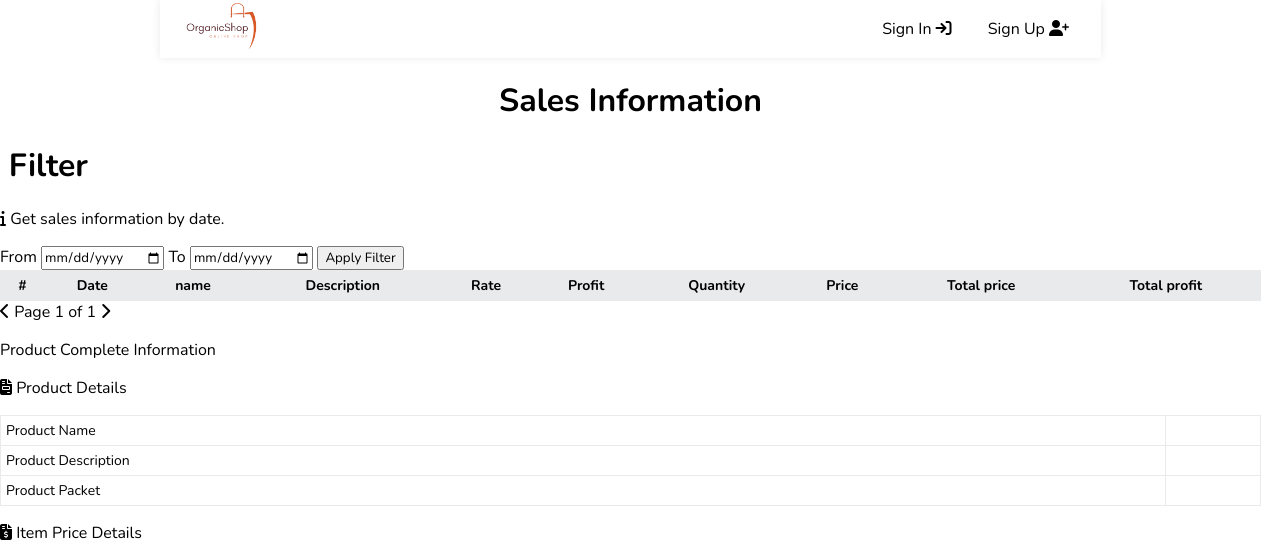
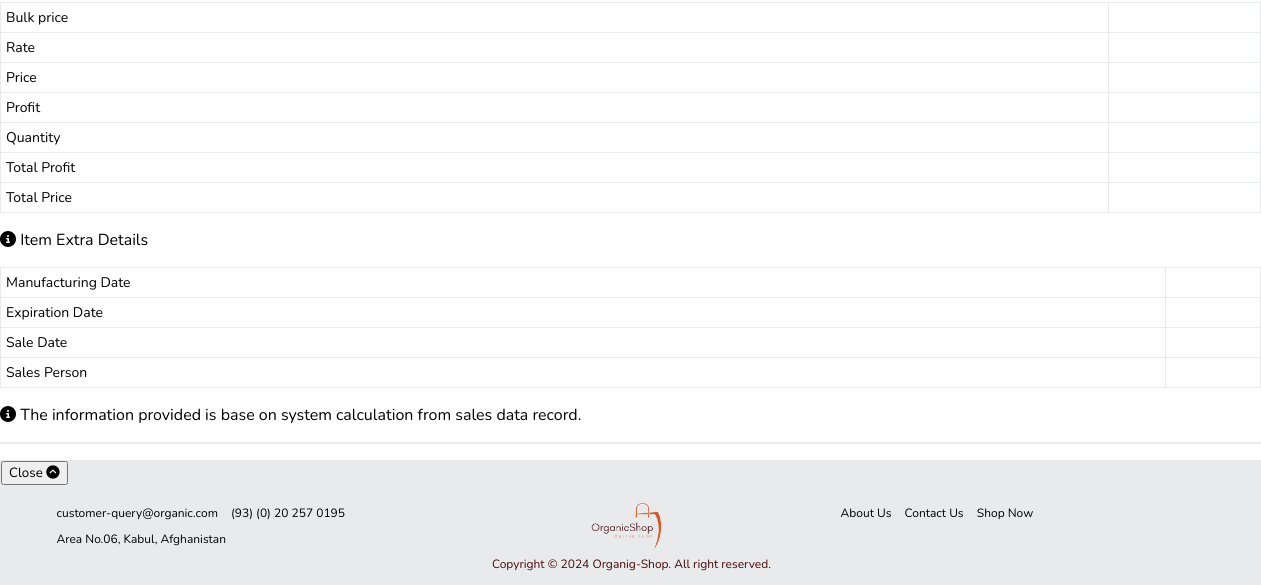
Before: /store/sale_info/ with the older database file (2 pictures, top to bottom).
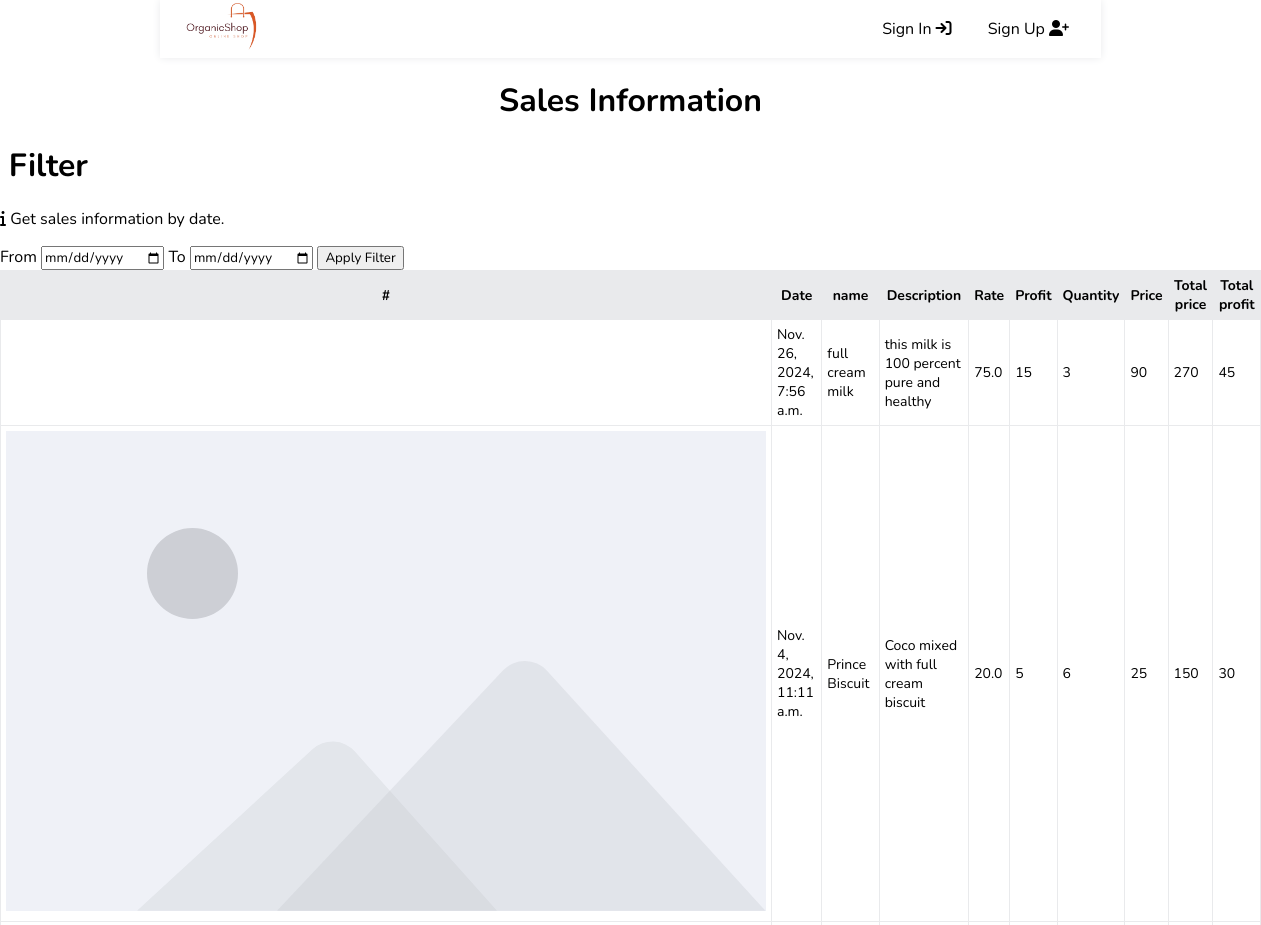
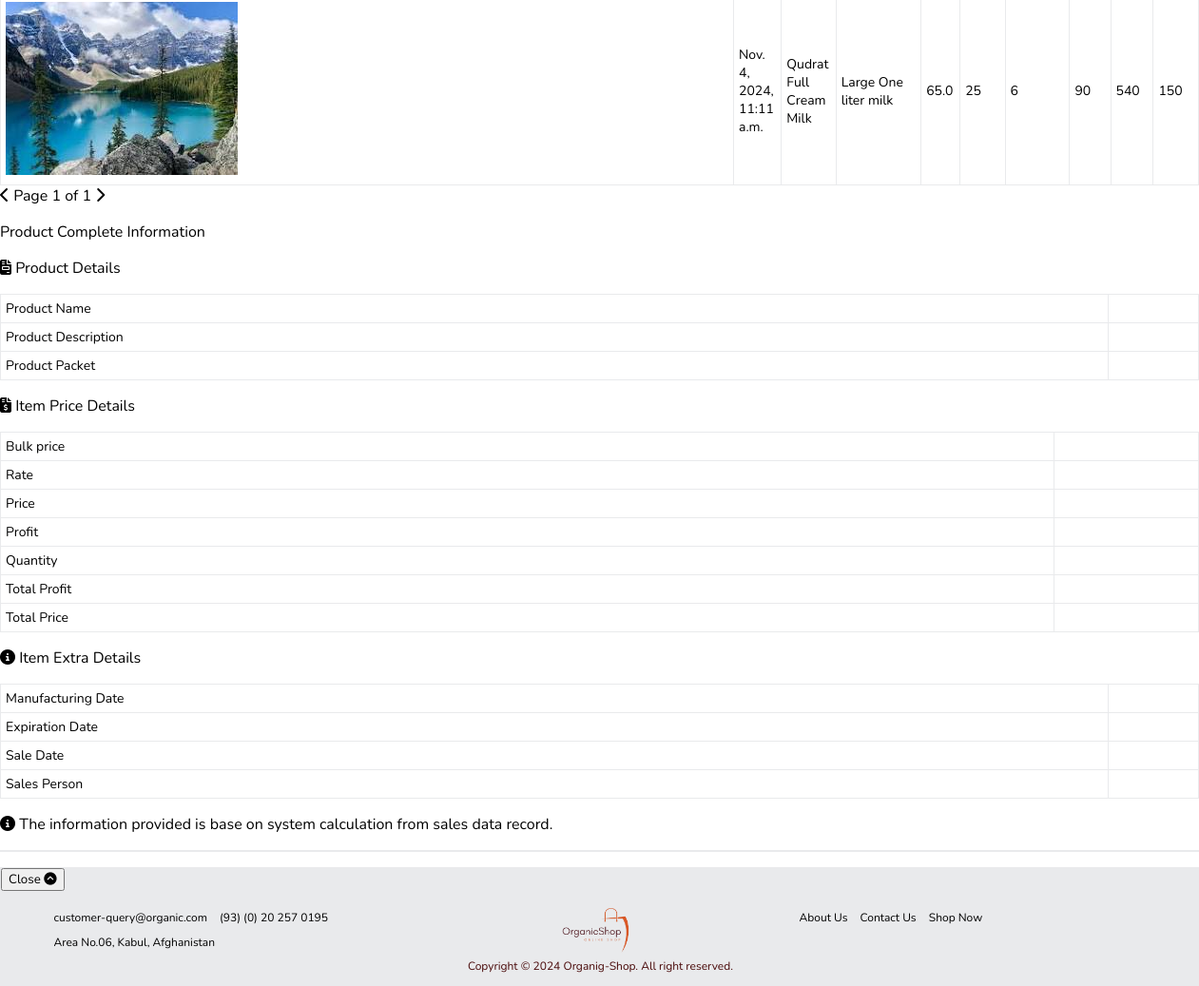
After: the same page with the newer database file (2 pictures, top to bottom).
### store/models.py (models this page shows, shortened)
class Sale(models.Model):
    product = models.ForeignKey(Product, on_delete=models.CASCADE)
    quantity = models.IntegerField()
    total_price = models.IntegerField()
    total_profit = models.IntegerField()
    date_created = models.DateTimeField(auto_now=True)

class Product(models.Model):
    NUMBER_CHOICES = [(i, str(i)) for i in range(1,201)]
    category = models.ForeignKey(Category, on_delete=models.CASCADE)
    user = models.ForeignKey(CustomUser, null=True, on_delete=models.SET_NULL)
    name = models.CharField(max_length=100)
    description = models.CharField(max_length=200)
    price = models.IntegerField(default=0)
    bulk_price = models.IntegerField(default=0)
    packet_contain = models.PositiveBigIntegerField(choices=NUMBER_CHOICES)
    rate = models.FloatField(null=True, default=0)
    mfd = models.DateField(null=True, blank=True)
    expd = models.DateField(null=True, blank=True)
    profit = models.IntegerField(null=True,default=0)
    stock = models.IntegerField(null=True,default=0)
    num_packet = models.IntegerField(default=1)
    image = models.ImageField(default='default.svg', upload_to='item_images')

### store/views.py (the view, shortened to what this page needs)
# urls.py: path('sale_info/', views.sale_info, name='sale_info'),
def sale_info(request):
    product = Sale.objects.select_related('product').order_by('-date_created')
    p = Paginator(product, 6)
    page_number = request.GET.get('page')
    try:
        page_obj = p.get_page(page_number)
    except PageNotAnInteger:
        page_obj = p.page(1)
    except EmptyPage:
        page_obj = p.page(p.num_pages)
    context = {'page_obj':page_obj}
    return render(request, 'includes/sale_info.html', context)

### store/templates/includes/sale_info.html (shortened to what this page needs)
{% extends 'main/base.html' %}
{% load static %}
{% block content %}
<div class="p-10 m-5 relative">
    <div class="heading">
        <h1 class="text-2xl text-center subpixel-antialiased">Sales Information</h1>
    </div>
    <div class="grid lg:grid-cols-5 sm:gird-cols-1 subpixel-antialiased">
        <div class="col-span-3">
            <form action="{% url 'store:sale_info' %}" method="POST"
                class="">
                <span class="">
                    <h1 class="">&nbsp;Filter</h1>
                    <p class=""><i
                            class="fa-solid fa-info bg-gray-200 py-1 px-2 rounded-full"></i>&nbsp;Get sales information
                        by date.</p>
                    <label for="from" class="lg:p-2 sm:pt-2 lg:inline-block sm:block">From</label>
                    <input type="date" id="from" name="from"
                        class="border p-2 border-teal-500 w-52 mx-4 rounded-md focus:outline-none focus:border-sky-700">
                    <label for="to" class="lg:p-2 sm:pt-2 sm:block lg:inline-block">To</label>
                    <input type="date" id="to" name="to"
                        class="border p-2 border-teal-500 w-52 mx-4 rounded-md focus:outline-none focus:border-sky-700">
                    <button type="submit" class="bg-teal-500 text-white px-3 py-1 rounded hover:bg-teal-600 ">Apply
                        Filter</button>
                </span>
            </form>
        </div>
    </div>
    <div class="sale-content">
        <table class="table-auto w-full subpixel-antialiased">
            <thead class="bg-teal-500 text-white">
                <th class="px-2 py-3">#</th>
                <th class="px-2 py-3">Date</th>
                <th class="px-2 py-3">name</th>
                <th class="px-2 py-3">Description</th>
                <th class="px-2 py-3">Rate</th>
                <th class="px-2 py-3">Profit</th>
                <th class="px-2 py-3">Quantity</th>
                <th class="px-2 py-3">Price</th>
                <th class="px-2 py-3">Total price</th>
                <th class="px-2 py-3">Total profit</th>
            </thead>
            <tbody class="" id="tbodyClickHandler">
                {% for item in page_obj.object_list %}
                <tr class="row-click border cursor-pointer hover:bg-gray-100" data-item-id="{{item.id}}">
                    <td class="p-2 text-center ">
                        <img src="{{item.product.image.url}}" class="rounded-full w-8 h-8" alt="">
                    </td>
                    <td class="p-2 text-center">{{item.date_created}}</td>
                    <td class="p-2 text-center">{{item.product.name}}</td>
                    <td class="p-2 text-center w-40">{{item.product.description}}</td>
                    <td class="p-2 text-center">{{item.product.rate}}</td>
                    <td class="p-2 text-center">{{item.product.profit}}</td>
                    <td class="p-2 text-center">{{item.quantity}}</td>
                    <td class="p-2 text-center">{{item.product.price}}</td>
                    <td class="p-2 text-center">{{item.total_price}}</td>
                    <td class="p-2 text-center">{{item.total_profit}}</td>
                </tr>
                {% endfor %}
            </tbody>
        </table>
        <div class="flex justify-center my-5 py-3">
            {% if page_obj.has_previous %}
            <a href="?page={{page_obj.previous_page_number}}" class="relative tooltip">
                <i
                    class="fa-solid fa-chevron-left rounded-full hover:text-white text-white px-2 py-1 bg-teal-500 hover:bg-teal-600 hover:shadow-md"></i>
                <small
                    class="tooltip-text absolute top-0 right-10 rounded bg-teal-500 text-white px-3 shadow-lg">Previous</small>
            </a>
            {% else %}
            <i class="fa-solid fa-chevron-left rounded-full text-black px-2 py-1 bg-gray-300"></i>
            {% endif %}
            <span class="font-bold mx-10">Page
                <span class="bg-slate-300 text-dark rounded-full px-2 py-1">{{page_obj.number}}</span> of
                <span class="bg-slate-300 text-dark rounded-full px-2 py-1">{{page_obj.paginator.num_pages}}</span>
            </span>
            {% if page_obj.has_next %}
            <a href="?page={{page_obj.next_page_number}}" class="tooltip relative">
                <i
                    class="fa-solid fa-chevron-right rounded-full hover:text-white text-white px-2 py-1 bg-teal-500 hover:bg-teal-600 shadow-md hover:shadow-lg"></i>
                <small
                    class="tooltip-text absolute top-0 left-10 rounded bg-teal-500 text-white px-3 shadow-lg">Next</small>
            </a>
            {% else %}
            <i class="fa-solid fa-chevron-right rounded-full text-black px-2 py-1 bg-gray-300"></i>
            {% endif %}
        </div>
    </div>
    <div class="m-10 absolute top-0 right-32 left-32 shadow-2xl rounded border z-40 hidden opacity-0 disableBlur bg-slate-800 text-white"
        id="detailsContainer" aria-hidden="true" aria-disabled="true" tabindex="-1">
        <div class="text-3xl subpixel-antialiased text-center mt-5 p-10">
            <p>Product Complete Information</p>
        </div>
        <div class="grid lg:grid-cols-3 sm:grid-cols-1 mt-3 gap-3 mb-2 px-10">
            <div class="">
                <p class="text-lg text-white pl-3 py-1 bg-teal-400"><i
                        class="fa-solid fa-file-invoice"></i>&nbsp;Product Details</p>
                <table class="table-fixed w-full mx-5">
                    <tr class="">
                        <td class="mr-2 ">Product Name</td>
                        <td id="name" class="text-cyan-500 font-light"></td>
                    </tr>
                    <tr class="">
                        <td class="mr-2 ">Product Description</td>
                        <td id="description" class="text-cyan-500 font-light"></td>
                    </tr>
                    <tr class="">
                        <td class="mr-2 ">Product Packet</td>
                        <td id="packet" class="text-cyan-500 font-light"></td>
                    </tr>
                </table>
            </div>
            <div class="">
                <p class="text-lg text-white pl-3 py-1 bg-teal-400"><i
                        class="fa-solid fa-file-invoice-dollar"></i>&nbsp;Item Price Details</p>
                <table class="table-fixed w-full mx-5">
                    <tr class="">
                        <td class="mr-2 ">Bulk price</td>
                        <td id="Bulk" class="text-cyan-500 font-light"></td>
                    </tr>
                    <tr class="">
                        <td class="mr-2 ">Rate</td>
                        <td id="rate" class="text-cyan-500 font-light"></td>
                    </tr>
                    <tr class="">
                        <td class="mr-2 ">Price</td>
                        <td id="price" class="text-cyan-500 font-light"></td>
                    </tr>
                    <tr class="">
                        <td class="mr-2 ">Profit</td>
                        <td id="profit" class="text-cyan-500 font-light"></td>
                    </tr>
                    <tr class="">
                        <td class="mr-2 ">Quantity</td>
                        <td id="quantity" class="text-cyan-500 font-light"></td>
                    </tr>
                    <tr class="">
                        <td class="mr-2 ">Total Profit</td>
                        <td id="totalProfit" class="text-cyan-500 font-light"></td>
                    </tr>
                    <tr class="">
                        <td class="mr-2 ">Total Price</td>
                        <td id="totalPrice" class="text-cyan-500 font-light"></td>
                    </tr>
                </table>
            </div>
            <div class="">
                <p class="text-lg text-white pl-3 py-1 bg-teal-400"><i class="fa-solid fa-circle-info"></i>&nbsp;Item
                    Extra Details</p>
                <table class="table-fixed w-full mx-5">
                    <tr class="">
                        <td class="mr-2 ">Manufacturing Date</td>
                        <td type="date" id="mfd" class="text-cyan-500 font-light"></td>
                    </tr>
                    <tr class="">
                        <td class="mr-2 ">Expiration Date</td>
                        <td id="expd" class="text-cyan-500 font-light"></td>
                    </tr>
                    <tr class="">
                        <td class="mr-2 ">Sale Date</td>
                        <td id="sale_date" class="text-cyan-500 font-light">
                        </td>
                    </tr>
                    <tr class="">
                        <td class="mr-2 ">Sales Person</td>
                        <td id="sales_person" class="text-cyan-500 font-light"></td>
                    </tr>
                </table>
            </div>
        </div>
        <p class="text-cyan-500 mt-5 px-10">
            <i class="fa-solid fa-circle-info"></i>&nbsp;The information provided is base on system
            calculation from sales data record.
            <hr class="mx-10">
        </p>
        <div class="footer text-center mt-5 pb-10">
            <button class="btn-close bg-red-500 text-white py-1 px-3 rounded shadow-md hover:bg-red-600">Close&nbsp;<i
                    class="fa-solid fa-circle-chevron-up"></i></button>
        </div>
    </div>
</div>
{% endblock content %}

### store/templates/main/base.html (shortened to what this page needs)
{% load static %}
<!doctype html>
<html>
<head>
    <link rel="stylesheet" href="https://cdnjs.cloudflare.com/ajax/libs/font-awesome/6.6.0/css/all.min.css"/>
    <link rel="stylesheet" href="https://cdnjs.cloudflare.com/ajax/libs/font-awesome/6.6.0/css/fontawesome.min.css"/>
    <link rel="stylesheet" href="{% static 'css/style.css' %}">
</head>
<body>
    {% include 'includes/navbar.html' %}
    {% block content %}
    {% endblock content %}
    {% include 'includes/footer.html' %}
</body>
</html>

### store/templates/includes/navbar.html (shortened to what this page needs)
{% load static %}
<div class="navbar">
    <div class="navbar-content">
        <div class="logo-holder">
            <a href="{% url 'home' %}">
                <img src="{% static 'image/logo.png' %}" class="logo-image" alt="">
            </a>
        </div>
        <div class="menu-item">
            <ul class="menu-content">
                {% if user.is_authenticated %}
                <li class="nav-link">
                    <a href="{% url 'store:cart_detail' %}" class="cart-badge-holder">
                        <i class="fa-solid fa-bag-shopping"></i>
                        <span class="cart-badge" id="num_item">{{num_item}}</span>
                    </a>
                </li>
                <li class="nav-link"><a href="{% url 'store:purchase' %}" ><i class="fa-solid fa-cart-plus"></i>&nbsp;Purchase</a></li>
                <li class="nav-link"><a href="{% url 'store:sales' %}"><i class="fa-solid fa-cart-shopping"></i>&nbsp;Sales</a></li>
                <li class="nav-link"><a href="{% url 'store:product' %}"><i class="fa-solid fa-box-open"></i>&nbsp;Products</a></li>
                <li class="sub-menu-handler">
                    <span class="">{{user}}</span>
                    <div class="sub-menu not-active">
                        <a href="{% url 'store:stock' %}" class="item">Stock</a>
                        <a href="#" class="item">finance</a>
                        <a href="{% url 'store:sale_info' %}" class="item">Sales info </a>
                        <a href="#" class="item">profile</a>
                        <a class="item" href="{% url 'store:signout' %}">logout</a>
                    </div>
                </li>
                {% else %}
                <li class="nav-link"><a href="{% url 'store:signin' %}">Sign In&nbsp;<i class="fa-solid fa-arrow-right-to-bracket"></i></a></li>
                <li class="nav-link"><a href="{% url 'store:signup' %}">Sign Up&nbsp;<i class="fa-solid fa-user-plus"></i></a></li>
                {% endif %}
            </ul>
        </div>
    </div>
</div>

### store/templates/includes/footer.html (shortened to what this page needs)
{% load static %}
<div class="footer">
    <div class="grid-container">
        <div class="social-link">
            <ul class="unorder-list">
                <li class="option">
                    customer-query@organic.com
                </li>
                <li class="option">
                    (93) (0) 20 257 0195
                </li>
                <li class="option">
                    Area No.06, Kabul, Afghanistan
                </li>
            </ul>
        </div>
        <div class="image-holder">
            <img src="{% static 'image/logo.png' %}" class="logo-image-footer" alt="">
            <div class="heading">
                <p class="text">Copyright &copy; <span id="year"></span>
                    Organig-Shop. All right reserved.
                </p>
            </div>
        </div>
        <div class="menu-list">
            <ul class="unorder-list">
                <li class="option">About Us</li>
                <li class="option"> Contact Us</li>
                <li class="option"> Shop Now</li>
            </ul>
        </div>
    </div>
</div>

Changed rows visible on the page:
added Sale: date_created "Nov. 26, 2024, 7:56 a.m.", product.name "full cream milk", product.description "this milk is 100 percent pure and healthy", product.rate "75.0", product.profit "15", quantity "3", product.price "90", total_price "270", total_profit "45"
added Sale: product.image (placeholder picture), date_created "Nov. 4, 2024, 11:11 a.m.", product.name "Prince Biscuit", product.description "Coco mixed with full cream biscuit", product.rate "20.0", product.profit "5", quantity "6", product.price "25", total_price "150", total_profit "30"
added Sale: product.image (picture), date_created "Nov. 4, 2024, 11:11 a.m.", product.name "Qudrat Full Cream Milk", product.description "Large One liter milk", product.rate "65.0", product.profit "25", quantity "6", product.price "90", total_price "540", total_profit "150"
